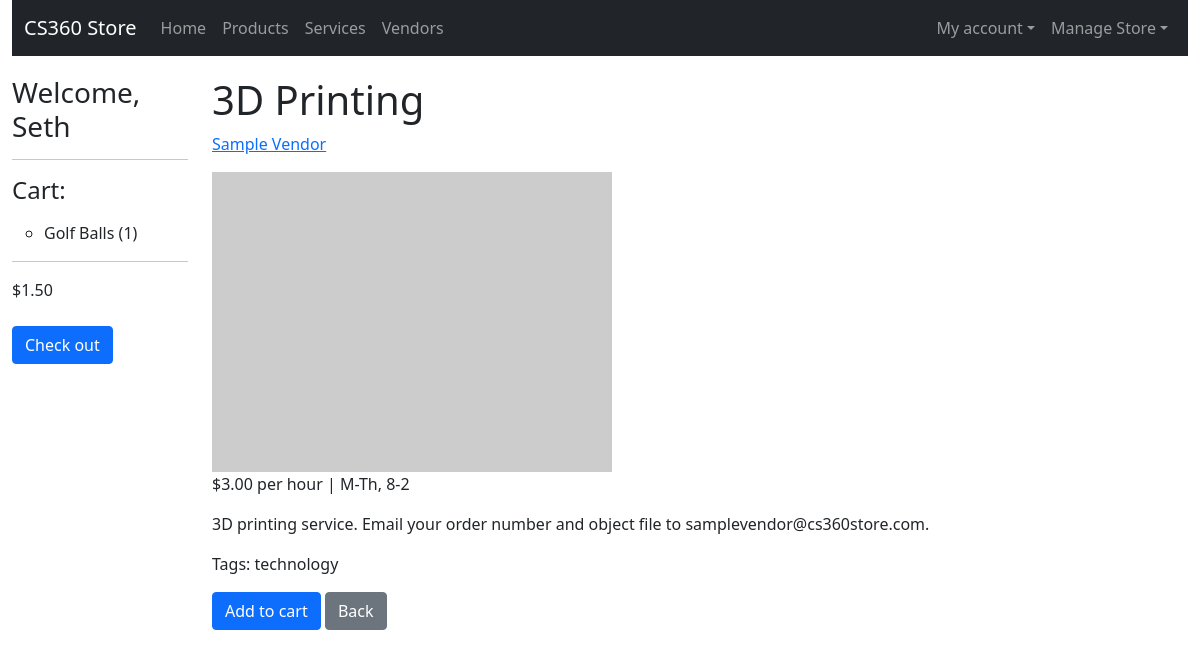
Page /store/service/acb76995-0212-4d6b-b97f-9dc1cc174cfc (signed in) on the committed database.
### storeApp/models.py (models this page shows, shortened)
class CartProduct(models.Model):
    id = models.UUIDField(primary_key=True, default=uuid.uuid4, help_text="Unique ID for this product in cart", editable=False)
    cart = models.ForeignKey(Cart, on_delete=models.CASCADE,)
    product = models.ForeignKey(ProductListing, on_delete=models.RESTRICT)
    quantity = models.IntegerField(default=0, validators=[MaxValueValidator(9999)])

class ProductListing(models.Model):
    id = models.UUIDField(primary_key=True, default=uuid.uuid4, help_text="Unique ID for this particular order", editable=False)
    active = models.BooleanField(default=True)
    name = models.CharField(max_length=200, help_text="Enter a name for your product.")
    imageURL = models.URLField(max_length=200, help_text="Enter image URL", default="https://picsum.photos/400/300")
    price = models.DecimalField(decimal_places=2, max_digits=7) # allows max price of $99,999.99
    description = models.TextField()
    quantity_available = models.IntegerField(help_text="How many are available? Leave blank if unlimited.", null=True, blank=True)
    restockDate = models.DateField(help_text="Leave blank if N/A",null=True, blank=True)
    vendor = models.ForeignKey(Vendor, on_delete=models.RESTRICT)
    tags = models.ManyToManyField(ProductTag, blank=True)
    def list_tags(self):
        return ', '.join(tag.name for tag in self.tags.all()[:3])
    list_tags.short_description = 'Tags'
    class Meta:
        permissions = (("can_set_active", "Set product as active"),)

class Cart(models.Model):
    id = models.UUIDField(primary_key=True, default=uuid.uuid4, help_text="Unique ID for this user's cart", editable=False)
    user = models.OneToOneField(User, on_delete=models.CASCADE, null=False)
    subtotal = models.DecimalField(decimal_places=2, max_digits=7, default=0)

class ServiceListing(models.Model):
    id = models.UUIDField(primary_key=True, default=uuid.uuid4, help_text="Unique ID for this particular service", editable=False)
    active = models.BooleanField(default=True)
    name = models.CharField(max_length=200, help_text="Enter a name for your service.")
    imageURL = models.URLField(max_length=200, help_text="Enter image URL", blank="True", null=True, default="https://picsum.photos/400/300")
    price = models.DecimalField(help_text="Max: 99,999.99. Set 0 \'Free\'", max_digits=7, decimal_places=2) # allows max price of $99,999.99
    price_per_hour = models.BooleanField(help_text="Is this service priced per hour?", default=False)
    description = models.TextField()
    service_area = models.IntegerField(help_text="Enter miles from your Business Address that you service.")
    days_available = models.CharField(max_length=200, help_text="Enter the days/times this service is available, i.e. M-Th 9-5, Fri-Sun 10-1", null=True, blank=True)
    vendor = models.ForeignKey(Vendor, on_delete=models.RESTRICT)
    tags = models.ManyToManyField(ServiceTag, blank=True)
    def list_tags(self):
        return ', '.join(tag.name for tag in self.tags.all()[:3])
    list_tags.short_description = 'Tags'

class Vendor(models.Model):
    name = models.CharField(max_length=200, help_text="Enter your vendor name.", unique=True)
    owner = models.OneToOneField(User, on_delete=models.CASCADE)
    phone_number = models.CharField(max_length=20, help_text="1 (234) 567 8901")
    emergency_phone_number = models.CharField(max_length=20, help_text="1 (234) 567 8901")
    address1 = models.CharField(max_length=1024, help_text="Address line 1")
    address2 = models.CharField(max_length=1024, help_text="Address line 2", null=True, blank=True)
    zip_code = models.CharField(max_length=12, help_text="Zip Code")
    city = models.CharField(max_length=1024, help_text="City")
    state_or_province = models.CharField(max_length=1024, help_text="State/Province (if applicable)", null=True, blank=True)
    country = models.CharField(max_length=1024, help_text="Country")
    date_created = models.DateTimeField(default=datetime.now, blank=True)
    def get_absolute_url(self):
        return reverse('vendor-detail', args=[str(self.id)])

class ServiceTag(models.Model):
    name = models.CharField(max_length=200, help_text="Enter a tag; i.e. \"electronics\"", primary_key=True, unique=True)

### storeApp/views.py (the view)
# urls.py: path('service/<uuid:pk>', views.ServiceDetailView.as_view(), name='service-detail'),
class ServiceDetailView(generic.DetailView):
    model = ServiceListing

### storeApp/templates/storeApp/servicelisting_detail.html (shortened to what this page needs)
{% extends "base_generic.html" %}
{% block content %}
    <h1>{{ servicelisting.name }}</h1>
    <p><a href="{{ servicelisting.vendor.get_absolute_url }}">{{ servicelisting.vendor.name }}</a></p>
    <img src="{{ servicelisting.imageURL }}"/>
    <p>${{ servicelisting.price }}{% if servicelisting.price_per_hour %} per hour{% endif %} | {{ servicelisting.days_available }}</p>
    <p>{{ servicelisting.description }}</p>
    {% if servicelisting.list_tags %}
        <p>Tags: {{ servicelisting.list_tags}}</p>
    {% endif %}
    <form method="post" action="{% url 'my-cart-add-service' csID=servicelisting.id %}">
        <button type="submit" class="btn btn-primary">Add to cart</button>
        <a href="javascript:history.go(-1)" class="btn btn-secondary">Back</a>
    </form>
{% endblock content %}

### storeApp/templates/base_generic.html (shortened to what this page needs)
<!DOCTYPE html>
<html lang="en">
<head>
  <link href="https://cdn.jsdelivr.net/npm/bootstrap@5.0.2/dist/css/bootstrap.min.css" rel="stylesheet">
  {% load static %}
  <link rel="stylesheet" href="{% static 'css/styles.css' %}">
</head>
<body>
  <div class="container-fluid">
    <nav class="navbar navbar-expand-md navbar-dark bg-dark" aria-label="Fourth navbar example">
      <div class="container-fluid">
        <a class="navbar-brand" href="{% url 'index' %}">CS360 Store</a>
        <div class="collapse navbar-collapse" id="navbarsExample04">
          <ul class="navbar-nav me-auto mb-2 mb-md-0">
            <li class="nav-item"><a class="nav-link {% if request.resolver_match.url_name == 'index' %}active{% endif %}" href="{% url 'index' %}">Home</a></li>
            <li class="nav-item"><a class="nav-link {% if request.resolver_match.url_name == 'products' %}active{% endif %}" href="{% url 'products' %}">Products</a></li>
            <li class="nav-item"><a class="nav-link {% if request.resolver_match.url_name == 'services' %}active{% endif %}" href="{% url 'services' %}">Services</a></li>
            <li class="nav-item"><a class="nav-link {% if request.resolver_match.url_name == 'vendors' %}active{% endif %}" href="{% url 'vendors' %}">Vendors</a></li>
          </ul>
          <ul class="navbar-nav">
            {% if user.is_authenticated %}
            <li class="nav-item dropdown">
              <a class="nav-link dropdown-toggle " href="#" id="dropdown04" data-bs-toggle="dropdown" aria-expanded="false">My account</a>
            </li>
            {% else %}
            <li class="nav-item"><a class="nav-link" href="{% url 'login' %}">Log in</a></li>
            {% endif %}
            {% if perms.storeApp.can_set_active %}
            <li class="nav-item dropdown">
              <a class="nav-link dropdown-toggle " href="#" id="dropdown05" data-bs-toggle="dropdown" aria-expanded="false">Manage Store</a>
            </li>
            {% endif %}
          </ul>
        </div>
      </div>
    </nav>
    <div class="row">
      <div class="col-sm-2">
      {% block sidebar %}
        <ul class="sidebar-nav">
          {% if user.is_authenticated %}
          <h3>Welcome, {{ user.first_name }}</h3>
          {% endif %}
          {% if user.cart.cartproduct_set.all or user.cart.cartservice_set.all %}
          <hr/>
          <h4 class="mb-3">Cart:</h4>
          {% else %}
          <p>Add something to your cart to get started!</p>
          {% endif %}
          {% if user.cart.cartproduct_set.all %}
            <ul>
              {% for cproduct in  user.cart.cartproduct_set.all %}
              <li>{{ cproduct.product.name }} ({{ cproduct.quantity }})</li>
              {% endfor %}
            </ul>
            <hr/>
            <p>${{ user.cart.subtotal }}</p>
            <a class="btn btn-primary mt-2" href="{% url 'my-cart' %}">Check out</a>
          {% endif %}
     {% endblock %}
      </div>
      <div class="col-sm-10 ">{% block content %}{% endblock %}</div>
    </div>
  </div>
</body>
</html>

### storeApp/static/css/styles.css (style rules this page uses)
.sidebar-nav { margin-top: 20px; padding: 0; list-style: none; }
h1 { margin-top: 20px; }

### rows in the picture
CartProduct: product.name "Golf Balls", quantity "1"
ServiceListing: name "3D Printing", vendor.name "Sample Vendor", price "3.00", days_available "M-Th, 8-2", description "3D printing service. Email your order number and object file to samplevendor@cs360store.com.", list_tags "technology"

### other values in the picture
{{ user.first_name }} "Seth"
{{ user.cart.subtotal }} "1.50"
